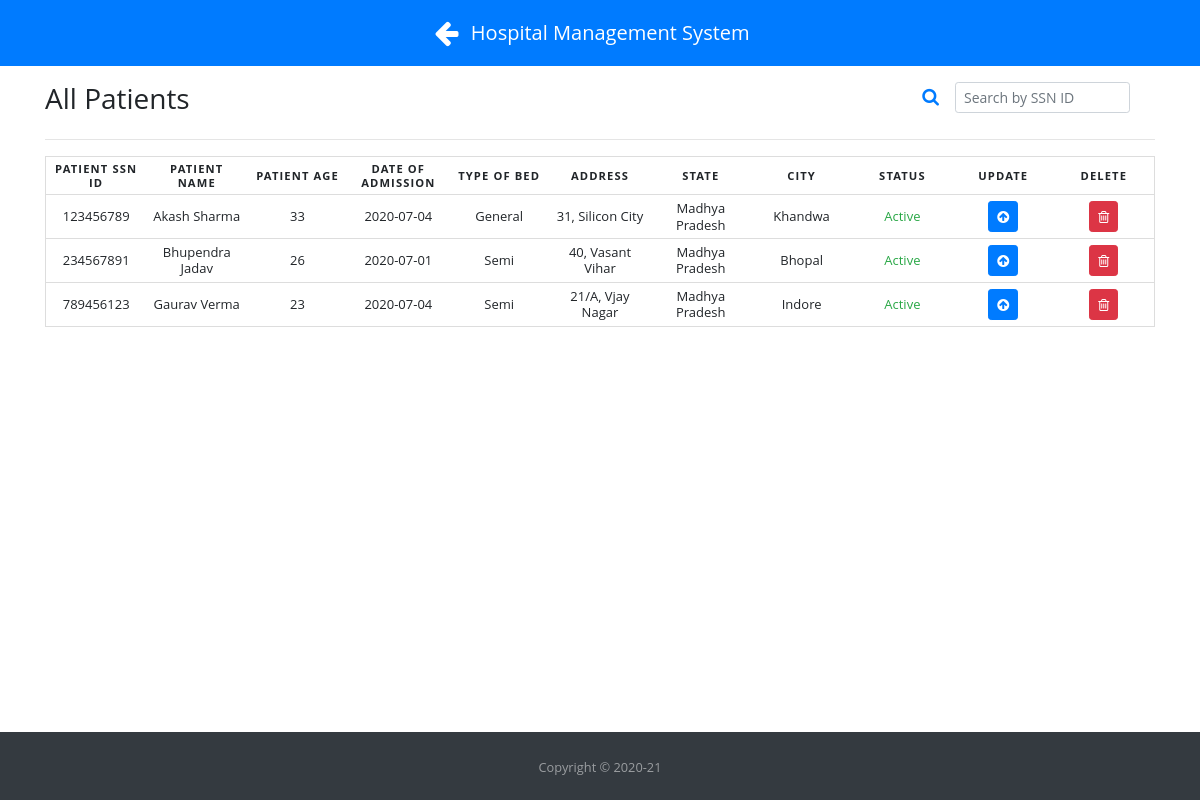
The app's page /viewPatients (signed in) with its own data.
### app.py (models this page shows, shortened)
class Patient(db.Model):
    id = db.Column(db.Integer, primary_key=True)
    ssnID = db.Column(db.Integer, unique=True, nullable=False)
    name = db.Column(db.String(50), nullable=False)
    age = db.Column(db.Integer, nullable=False)
    doj = db.Column(db.Date, nullable=False)
    type_of_bed = db.Column(db.String(30), nullable=False)
    address = db.Column(db.String(100), nullable=False)
    city = db.Column(db.String(30), nullable=False)
    state = db.Column(db.String(30), nullable=False)
    status = db.Column(db.String(30), default='Active', nullable=False)

### app.py (the view)
@app.route('/viewPatients')
def viewPatients():
    if 'loggedin' in session:
        all_patients = Patient.query.all()
        return render_template('viewPatients.html', all_patients=all_patients)
    else:
        flash('Please Sign-in first!', category='warning')
        return redirect(url_for('index'))

### templates/viewPatients.html (shortened to what this page needs)
{% extends "base.html" %}
{% block head %}
<link rel="stylesheet" href="{{ url_for('static', filename='css/floating-labels.css') }}">
<link rel="stylesheet" href="{{ url_for('static', filename='css/ResponsiveTable.css') }}">
{% endblock %}
{% block body %}
    <div class="title mt-3">
        <h3 class="allpatients" style="display:inline-flex;">All Patients</h3>
        <h3 style="display:inline-flex; float: right;">
            <form class="form-inline active-cyan-3 active-cyan-4">
                <i class="fa fa-search text-primary" style="font-size: large;" aria-hidden="true"></i>
                <input class="form-control form-control-sm ml-3 w-75" type="text" id="searchField" onkeyup="searchFunction()" title="Type in SSN ID" placeholder="Search by SSN ID" aria-label="Search">
            </form>
        </h3>
        <hr>
    </div>
    <table class="mt-2" id="patientTable">
        <thead>
            <tr>
                <th scope="col">Patient SSN ID</th>
                <th scope="col">Patient Name</th>
                <th scope="col">Patient Age</th>
                <th scope="col">Date of Admission</th>
                <th scope="col">Type of Bed</th>
                <th scope="col">Address</th>
                <th scope="col">State</th>
                <th scope="col">City</th>
                <th scope="col">Status</th>
                <th scope="col">Update</th>
                <th scope="col">Delete</th>
            </tr>
        </thead>
        <tbody>
            {% for patient in all_patients %}
                <tr>
                    <td data-label="Patient SSN ID">{{ patient.ssnID }}</td>
                    <td data-label="Patient Name">{{ patient.name }}</td>
                    <td data-label="Patient Age">{{ patient.age }}</td>
                    <td data-label="Date of Admission">{{ patient.doj }}</td>
                    <td data-label="Type of Bed">{{ patient.type_of_bed }}</td>
                    <td data-label="Address">{{ patient.address }}</td>
                    <td data-label="State">{{ patient.state }}</td>
                    <td data-label="City">{{ patient.city }}</td>
                    <td data-label="Status">
                        {% if patient.status == 'Active' %}
                            <span class="text-success">{{ patient.status }}</span>
                        {% else %}
                            <span class="text-danger">{{ patient.status }}</span>
                        {% endif %}
                    </td>
                    <td data-label="Update"><a href="#" data-toggle="modal" data-target="#update{{ patient.id }}" class="btn btn-sm btn-primary text-white"><i class="fa fa-arrow-circle-up"></i></a></td>
                    <td data-label="Delete"><a href="#" data-toggle="modal" data-target="#delete{{ patient.id }}" class="btn btn-sm btn-danger text-white"><i class="fa fa-trash-o"></i></a></td>
                </tr>
            {% endfor %}
        </tbody>
    </table>
{% endblock %}

### static/css/style.css (style rules this page uses)
html, body { height: 100%; }

### static/css/ResponsiveTable.css (style rules this page uses)
body { font-family: "Open Sans", sans-serif; line-height: 1.25; }
table { border: 1px solid #ccc; border-collapse: collapse; margin: 0; padding: 0; width: 100%; table-layout: fixed; }
table tr { background-color: white; border: 1px solid #ddd; padding: .35em; font-size: 13px; }
table th, table td { padding: .4em; text-align: center; }
table th { font-size: .7rem; letter-spacing: .1em; text-transform: uppercase; }

### records on screen
Patient: ssnID "123456789", name "Akash Sharma", age "33", doj "2020-07-04", type_of_bed "General", address "31, Silicon City", state "Madhya Pradesh", city "Khandwa", status "Active"
Patient: ssnID "234567891", name "Bhupendra Jadav", age "26", doj "2020-07-01", type_of_bed "Semi", address "40, Vasant Vihar", state "Madhya Pradesh", city "Bhopal", status "Active"
Patient: ssnID "789456123", name "Gaurav Verma", age "23", doj "2020-07-04", type_of_bed "Semi", address "21/A, Vjay Nagar", state "Madhya Pradesh", city "Indore", status "Active"
